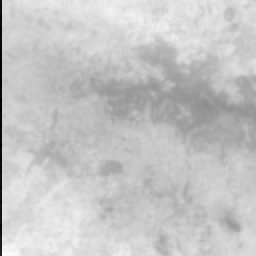
#> input picture test_tir.png, 128 x 128 px (shown 2 times larger)
$ python -i utils.py   (imports and definitions only)
#> lines starting #> are read from the running program, lines starting #| are printed output that depends on the picture
#> further down, picture is the input picture: PIL image 128x128 L; min 0, max 255, mean 197.3
from __future__ import annotations

from pathlib import Path

import cv2
import numpy as np
import torch
from PIL import Image

from src.utils.image_processing import (
    DEFAULT_PERCENTILE_HIGH,
    DEFAULT_PERCENTILE_LOW,
    to_single_band_array,
)


# [111 lines left out: functions _normalize_to_uint8, preprocess_ir_image, postprocess_output, not called in this run]


def enhance_output(image: Image.Image) -> Image.Image:
    """
    Improve contrast of generated RGB output using CLAHE on luminance channel.

    Args:
        image: PIL RGB image.

    Returns:
        Enhanced PIL RGB image.
    """
    rgb = np.array(image.convert("RGB"))
    lab = cv2.cvtColor(rgb, cv2.COLOR_RGB2LAB)
#> lab: shape (128, 128, 3); mean of channels 0, 1, 2 202.8, 128, 128

    l_channel, a, b = cv2.split(lab)
#> a: shape (128, 128); every value is 128
    clahe = cv2.createCLAHE(clipLimit=2.0, tileGridSize=(8, 8))
    l_channel = clahe.apply(l_channel)
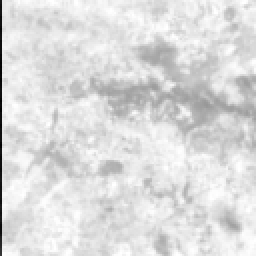
#> l_channel: shape (128, 128) (shown 2 times larger); min 2, max 255, mean 220.5

    merged = cv2.merge([l_channel, a, b])
#> merged: shape (128, 128, 3); mean of channels 0, 1, 2 220.5, 128, 128
    enhanced = cv2.cvtColor(merged, cv2.COLOR_LAB2RGB)

    return Image.fromarray(enhanced)


# [34 lines left out: functions save_output, visualize_tir_as_thermal, not called in this run]

>>> from PIL import Image
>>> picture = Image.open('../test_tir.png')
>>> result = enhance_output(picture)
